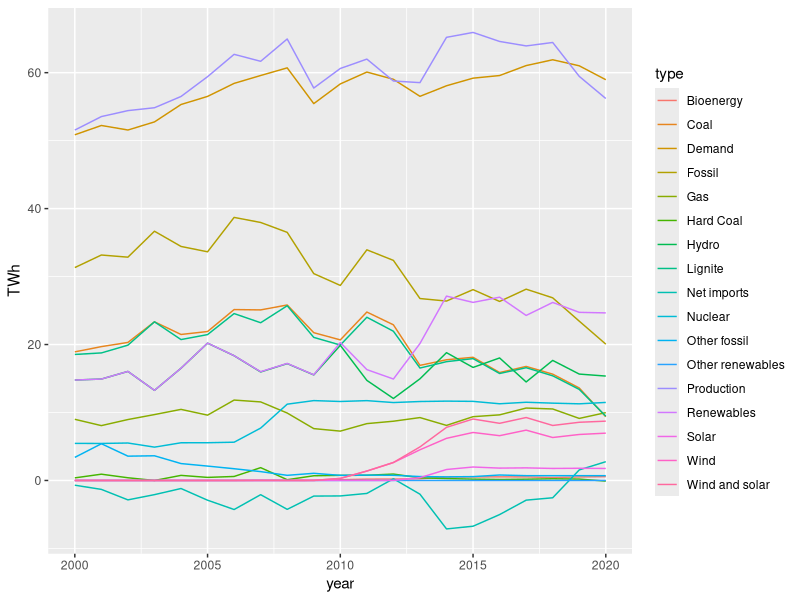

Source code (R):
## ---- chunk 1
library("readxl")
library("dplyr")
library("ggplot2")
## ---- chunk 2
df <- read_excel('Data-file-Europe-Power-Sector-2020.xlsx')
summary(df)
## ---- chunk 3
data <- df %>%
  select(year = Year, country = Area, type = Variable, TWh = `Generation (TWh)`)
## ---- chunk 4
data <- as.data.frame(unclass(data), # https://statisticsglobe.com/convert-character-to-factor-in-r             
                      stringsAsFactors = TRUE)
## ---- chunk 5
data %>%
  filter(country == "Romania") %>%
  select(!country) %>%
  group_by(year) %>%
  ggplot() +
    geom_line(aes(x = year, y = TWh, color = type))
